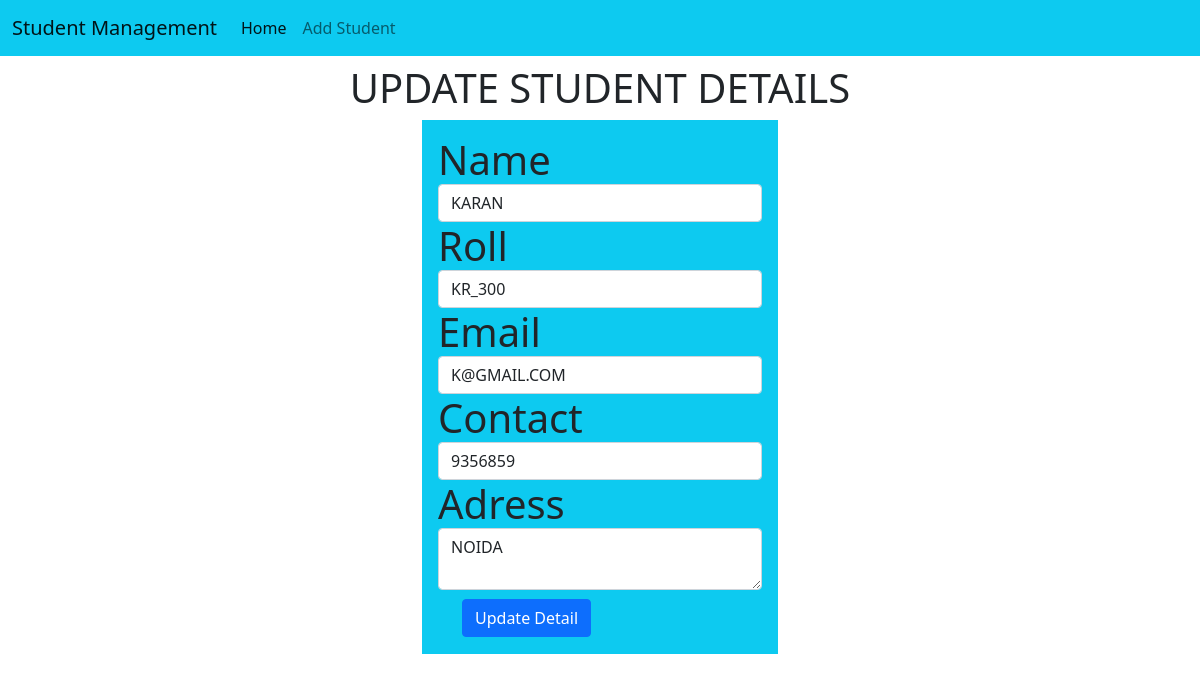
/update/15, run on the app's committed database.
### std/models.py (models this page shows, shortened)
class Student(models.Model):
     m_roll=models.CharField(max_length=150,null=False)
     m_name=models.CharField(max_length=150)
     m_email=models.CharField(max_length=150)
     m_adress=models.CharField(max_length=150)
     m_phone=models.CharField(max_length=150)

### std/views.py (the view)
# urls.py: path('update/<id>',views.updateData,name="updateData"),
def updateData(request,id):
    edit=Student.objects.get(id=id)
    return render(request,'update.html',{'edit':edit})

### std/Templates/update.html (shortened to what this page needs)
{% extends 'base.html'%}
{% block main_content %}
<h1 class="text-center my-2"> UPDATE STUDENT DETAILS<h1>
  <div class="container">
       <div class="row">
          <div class="col-md-4 offset-md-4">
            <div class="cards bg-info">
              <div class="card-body">
                <form action="/do-update/{{edit.id}}" method="post">
                    <div class="md-3 ">
                       <label for="Name">Name </label>
                       <input type="text" id="name" class="form-control" name='name' placeholder="Enter Your Name" require value={{edit.m_name}}>
                     </div>
                   <div class="md-3 ">
                       <label for="roll">Roll</label>
                       <input type="text" id="roll" class="form-control" name='roll' placeholder='Enter Your roll' require value={{edit.m_roll}}>
                   </div>
                   <div class="md-3 ">
                       <label for="email">Email </label>
                       <input type="text" id="email" class="form-control" name='email' placeholder ="Enter Your Email" require value={{edit.m_email}}>
                   </div>
                   <div class="md-3">
                       <label for="contact">Contact </label>
                       <input id="contact" class="form-control" name='contact' placeholder="Enter Your Contact Number " require value={{edit.m_phone}}>
                   </div>
                  <div class="md-3">
                       <label for="adress">Adress </label>
                       <textarea name="adress" id="adress" row="5" class="form-control"  placeholder="Enter Your Adress " >{{edit.m_adress}}</textarea>
                   </div>
                   <div class="container">
                    <button  class="btn btn-primary">
                        Update Detail
                    </button>
                   </div>
                </form>
              </div>
            </div>
          </div>
       </div>
  </div>
{% endblock main_content %}

### data on the page
Student: name "KARAN", roll "KR_300", email "K@GMAIL.COM", contact "9356859", adress "NOIDA"
